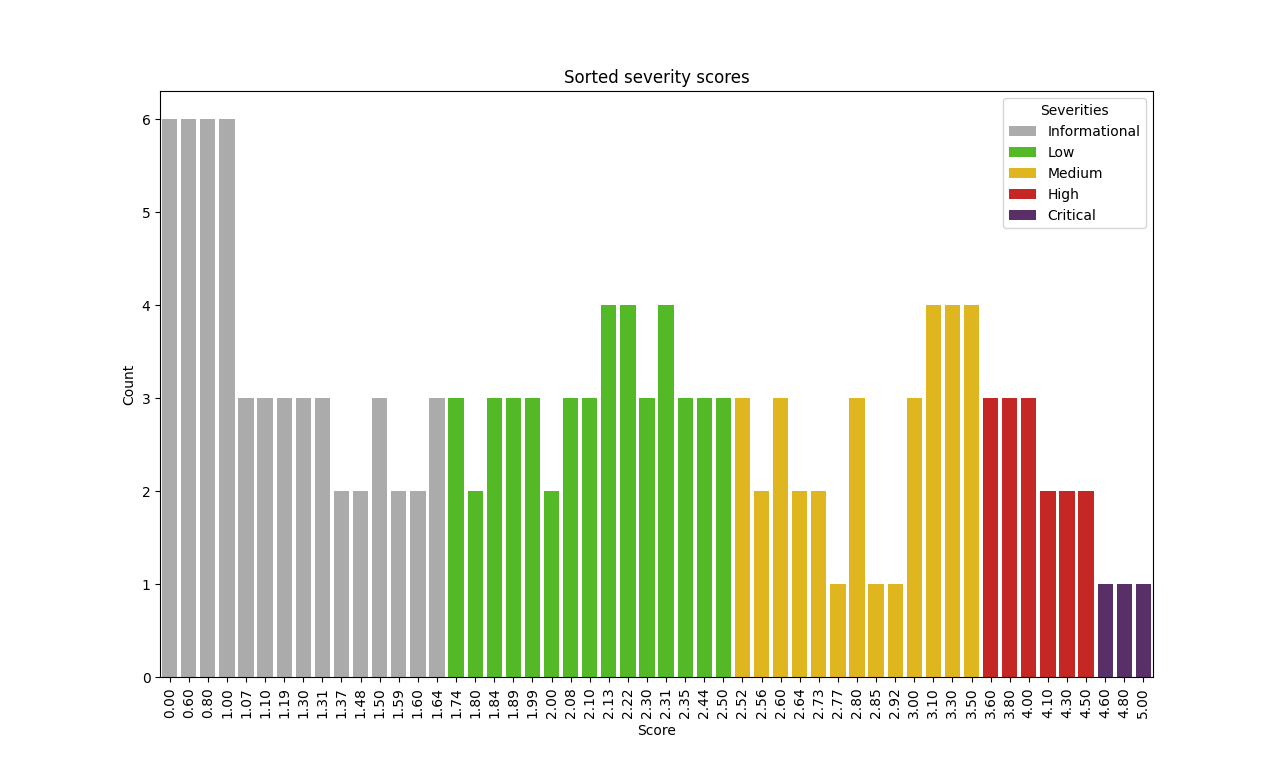

Reproduce this figure in Python.
from matplotlib import pyplot as plt
import pandas as pd
import seaborn as sns
import argparse

# v1.1
# Max score: 5, Min score: 0

# if Severity > 4.5, Critical
# if 4.5 >= Severity > 3.4, High
# if 3.4 >= Severity > 2.5, Medium
# if 2.5 >= Severity > 1.7, Low
# if 1.7 >= Severity, Informational


def calculate():
    try:
        # Likelihood bounds between 1-5
        likelihood = int(input("Likelihood [1-5]: "))
        if likelihood not in range(1, 6):
            raise ValueError

        # Impact bounds between 1-5
        impact = int(input("Impact [1-5]: "))
        if impact not in range(1, 6):
            raise ValueError

        # Exploitability bounds between 1-2
        exploitability = int(input("Exploitability [1, 2]: "))
        if exploitability not in range(1, 3):
            raise ValueError

        # IssueComplexity bounds between 0-2
        issue_complexity = int(input("Complexity [0-2]: "))
        if issue_complexity not in range(3):
            raise ValueError

        severity = calculate_severity(
            likelihood, impact, exploitability, issue_complexity
        )

        label = generate_label(severity)

        print(f"Final Score: {severity} ({label})")

    except ValueError:
        print("Value Error!")


def calculate_severity(likelihood, impact, exploitability, issue_complexity):
    impact_penalty = 2

    exploitability_coeff = 1 + ((exploitability - 1) / exploitability)

    if (
        likelihood == 1
    ):  # special condition #1: Likelihood 1, no penalty, score is highly dependent to impact, max score: 2.5
        likelihood = 0

    if (
        impact == 1
    ):  # special condition #2: Impact 1, Likelihood [4 || 5], substract the impact_penalty from likelihood, max score: 1.5
        impact = 0
        if likelihood > 3:
            likelihood -= impact_penalty

    if (likelihood == 0) and (impact == 0):
        # special condition #3: Impact 0, Likelihood 0, means no risk or possibility at all, max score: 0.0
        result = 0
        return result

    else:
        pre_result = (0.5 * likelihood) + (0.5 * impact) - (0.2 * issue_complexity)

        if pre_result >= 1:
            result = pre_result ** (1 / exploitability_coeff)
        else:  # special condition #4: if the score is lower than 1.0, multiplying it with pow(1.5) can increase its severity instead.
            result = pre_result

    return result


def generate_label(score):
    if float(score) <= 1.7:
        label = "Informational"
    elif 1.7 < float(score) <= 2.5:
        label = "Low"
    elif 2.5 < float(score) <= 3.5:
        label = "Medium"
    elif 3.5 < float(score) <= 4.5:
        label = "High"
    else:
        label = "Critical"
    return label


def generate_dataset():
    count_set = {}
    data = {}

    (
        data["Informational"],
        data["Low"],
        data["Medium"],
        data["High"],
        data["Critical"],
    ) = ({}, {}, {}, {}, {})

    for likelihood in range(1, 6):
        for impact in range(1, 6):
            for exploitability in range(1, 3):
                for complexity in range(3):
                    result = calculate_severity(
                        likelihood, impact, exploitability, complexity
                    )
                    result = "{:.2f}".format(result)

                    if result not in count_set:
                        count_set[result] = 1
                    else:
                        count_set[result] += 1

                    label = generate_label(result)

                    data[label][result] = count_set[result]

    return data


def create_graph(dataset):
    severities, scores, total_count = [], [], []

    for severity in dataset:
        for score in dataset[severity]:
            severities.append(severity)
            scores.append(score)
            total_count.append(dataset[severity][score])

    data = {"Severities": severities, "Score": scores, "Total_count": total_count}

    df = pd.DataFrame(data)
    df = df.sort_values(by=["Score"])

    cols = [
        "#ababab",
        "#49d10f",
        "#ffc800",
        "#e00d09",
        "#5c2670",
    ]

    ax = sns.barplot(
        x="Score",
        y="Total_count",
        data=df,
        hue="Severities",
        dodge=False,
        width=0.8,
        palette=cols,
    )
    plt.title("Sorted severity scores")
    plt.xticks(rotation=90)
    plt.ylabel("Count")
    plt.show()


if __name__ == "__main__":
    parser = argparse.ArgumentParser()
    parser.add_argument(
        "-g",
        "--graph",
        help="creates a distribution graph for benchmarking purposes",
        action="store_true",
    )
    args = parser.parse_args()

    if args.graph:
        dataset = generate_dataset()
        create_graph(dataset)
    else:
        calculate()
